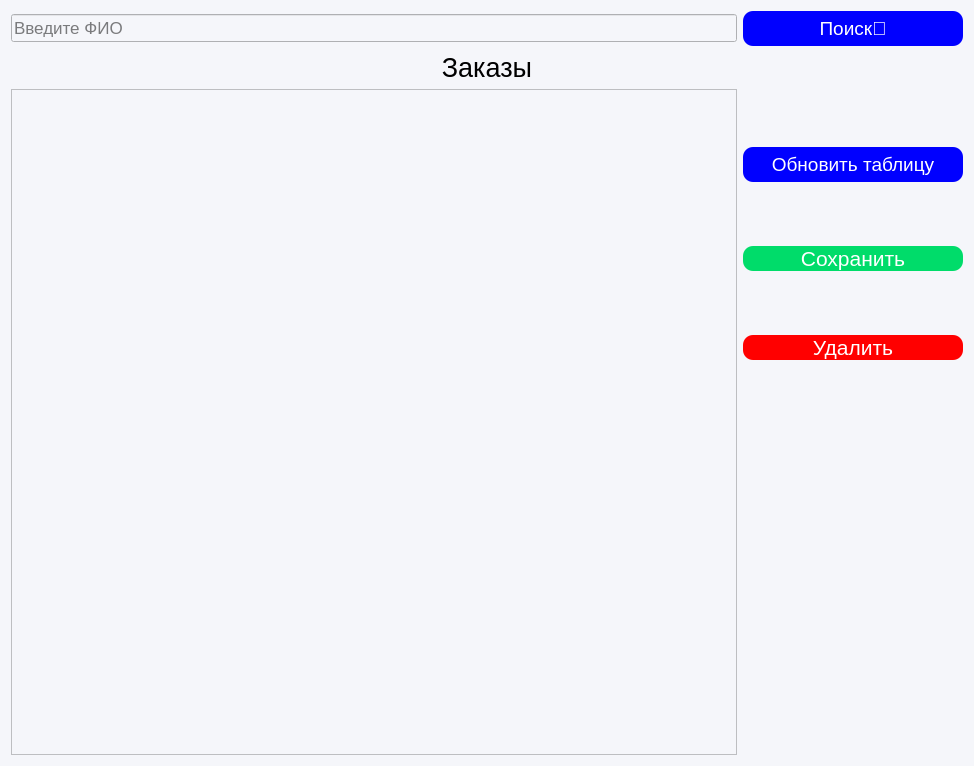
<?xml version="1.0" encoding="UTF-8"?>
<ui version="4.0">
 <class>Form</class>
 <widget class="QWidget" name="Form">
  <property name="geometry">
   <rect>
    <x>0</x>
    <y>0</y>
    <width>974</width>
    <height>766</height>
   </rect>
  </property>
  <property name="windowTitle">
   <string>Form</string>
  </property>
  <property name="styleSheet">
   <string notr="true">background-color: #F5F6FA</string>
  </property>
  <layout class="QGridLayout" name="gridLayout">
   <property name="leftMargin">
    <number>11</number>
   </property>
   <item row="1" column="0" colspan="2">
    <layout class="QHBoxLayout" name="horizontalLayout_2">
     <item>
      <widget class="QLabel" name="label">
       <property name="font">
        <font>
         <pointsize>20</pointsize>
        </font>
       </property>
       <property name="layoutDirection">
        <enum>Qt::LeftToRight</enum>
       </property>
       <property name="text">
        <string>Заказы</string>
       </property>
       <property name="alignment">
        <set>Qt::AlignCenter</set>
       </property>
      </widget>
     </item>
    </layout>
   </item>
   <item row="3" column="0">
    <layout class="QVBoxLayout" name="verticalLayout">
     <item>
      <widget class="QTableView" name="tableView">
       <property name="layoutDirection">
        <enum>Qt::LeftToRight</enum>
       </property>
       <attribute name="horizontalHeaderCascadingSectionResizes">
        <bool>false</bool>
       </attribute>
       <attribute name="horizontalHeaderShowSortIndicator" stdset="0">
        <bool>false</bool>
       </attribute>
      </widget>
     </item>
    </layout>
   </item>
   <item row="3" column="1">
    <layout class="QVBoxLayout" name="verticalLayout_2">
     <property name="bottomMargin">
      <number>50</number>
     </property>
     <item>
      <widget class="QPushButton" name="refresh_btn">
       <property name="minimumSize">
        <size>
         <width>220</width>
         <height>35</height>
        </size>
       </property>
       <property name="palette">
        <palette>
         <active>
          <colorrole role="WindowText">
           <brush brushstyle="SolidPattern">
            <color alpha="255">
             <red>255</red>
             <green>255</green>
             <blue>255</blue>
            </color>
           </brush>
          </colorrole>
          <colorrole role="Button">
           <brush brushstyle="SolidPattern">
            <color alpha="255">
             <red>0</red>
             <green>0</green>
             <blue>255</blue>
            </color>
           </brush>
          </colorrole>
          <colorrole role="Text">
           <brush brushstyle="SolidPattern">
            <color alpha="255">
             <red>255</red>
             <green>255</green>
             <blue>255</blue>
            </color>
           </brush>
          </colorrole>
          <colorrole role="ButtonText">
           <brush brushstyle="SolidPattern">
            <color alpha="255">
             <red>255</red>
             <green>255</green>
             <blue>255</blue>
            </color>
           </brush>
          </colorrole>
          <colorrole role="Base">
           <brush brushstyle="SolidPattern">
            <color alpha="255">
             <red>0</red>
             <green>0</green>
             <blue>255</blue>
            </color>
           </brush>
          </colorrole>
          <colorrole role="Window">
           <brush brushstyle="SolidPattern">
            <color alpha="255">
             <red>0</red>
             <green>0</green>
             <blue>255</blue>
            </color>
           </brush>
          </colorrole>
         </active>
         <inactive>
          <colorrole role="WindowText">
           <brush brushstyle="SolidPattern">
            <color alpha="255">
             <red>255</red>
             <green>255</green>
             <blue>255</blue>
            </color>
           </brush>
          </colorrole>
          <colorrole role="Button">
           <brush brushstyle="SolidPattern">
            <color alpha="255">
             <red>0</red>
             <green>0</green>
             <blue>255</blue>
            </color>
           </brush>
          </colorrole>
          <colorrole role="Text">
           <brush brushstyle="SolidPattern">
            <color alpha="255">
             <red>255</red>
             <green>255</green>
             <blue>255</blue>
            </color>
           </brush>
          </colorrole>
          <colorrole role="ButtonText">
           <brush brushstyle="SolidPattern">
            <color alpha="255">
             <red>255</red>
             <green>255</green>
             <blue>255</blue>
            </color>
           </brush>
          </colorrole>
          <colorrole role="Base">
           <brush brushstyle="SolidPattern">
            <color alpha="255">
             <red>0</red>
             <green>0</green>
             <blue>255</blue>
            </color>
           </brush>
          </colorrole>
          <colorrole role="Window">
           <brush brushstyle="SolidPattern">
            <color alpha="255">
             <red>0</red>
             <green>0</green>
             <blue>255</blue>
            </color>
           </brush>
          </colorrole>
         </inactive>
         <disabled>
          <colorrole role="WindowText">
           <brush brushstyle="SolidPattern">
            <color alpha="255">
             <red>255</red>
             <green>255</green>
             <blue>255</blue>
            </color>
           </brush>
          </colorrole>
          <colorrole role="Button">
           <brush brushstyle="SolidPattern">
            <color alpha="255">
             <red>0</red>
             <green>0</green>
             <blue>255</blue>
            </color>
           </brush>
          </colorrole>
          <colorrole role="Text">
           <brush brushstyle="SolidPattern">
            <color alpha="255">
             <red>255</red>
             <green>255</green>
             <blue>255</blue>
            </color>
           </brush>
          </colorrole>
          <colorrole role="ButtonText">
           <brush brushstyle="SolidPattern">
            <color alpha="255">
             <red>255</red>
             <green>255</green>
             <blue>255</blue>
            </color>
           </brush>
          </colorrole>
          <colorrole role="Base">
           <brush brushstyle="SolidPattern">
            <color alpha="255">
             <red>0</red>
             <green>0</green>
             <blue>255</blue>
            </color>
           </brush>
          </colorrole>
          <colorrole role="Window">
           <brush brushstyle="SolidPattern">
            <color alpha="255">
             <red>0</red>
             <green>0</green>
             <blue>255</blue>
            </color>
           </brush>
          </colorrole>
         </disabled>
        </palette>
       </property>
       <property name="font">
        <font>
         <pointsize>14</pointsize>
        </font>
       </property>
       <property name="styleSheet">
        <string notr="true">#refresh_btn {
   background-color:rgb(0, 0, 255); /* Цвет фона кнопки */
    border-radius: 10px; /* Устанавливаем радиус закругления углов */
    color: white; /* Цвет текста кнопки */
}
#refresh_btn:hover {
                background-color: rgb(0, 0, 158)
}

</string>
       </property>
       <property name="text">
        <string>Обновить таблицу</string>
       </property>
      </widget>
     </item>
     <item>
      <widget class="QPushButton" name="save_btn">
       <property name="palette">
        <palette>
         <active>
          <colorrole role="WindowText">
           <brush brushstyle="SolidPattern">
            <color alpha="255">
             <red>255</red>
             <green>255</green>
             <blue>255</blue>
            </color>
           </brush>
          </colorrole>
          <colorrole role="Button">
           <brush brushstyle="SolidPattern">
            <color alpha="255">
             <red>0</red>
             <green>220</green>
             <blue>106</blue>
            </color>
           </brush>
          </colorrole>
          <colorrole role="Text">
           <brush brushstyle="SolidPattern">
            <color alpha="255">
             <red>255</red>
             <green>255</green>
             <blue>255</blue>
            </color>
           </brush>
          </colorrole>
          <colorrole role="ButtonText">
           <brush brushstyle="SolidPattern">
            <color alpha="255">
             <red>255</red>
             <green>255</green>
             <blue>255</blue>
            </color>
           </brush>
          </colorrole>
          <colorrole role="Base">
           <brush brushstyle="SolidPattern">
            <color alpha="255">
             <red>0</red>
             <green>220</green>
             <blue>106</blue>
            </color>
           </brush>
          </colorrole>
          <colorrole role="Window">
           <brush brushstyle="SolidPattern">
            <color alpha="255">
             <red>0</red>
             <green>220</green>
             <blue>106</blue>
            </color>
           </brush>
          </colorrole>
         </active>
         <inactive>
          <colorrole role="WindowText">
           <brush brushstyle="SolidPattern">
            <color alpha="255">
             <red>255</red>
             <green>255</green>
             <blue>255</blue>
            </color>
           </brush>
          </colorrole>
          <colorrole role="Button">
           <brush brushstyle="SolidPattern">
            <color alpha="255">
             <red>0</red>
             <green>220</green>
             <blue>106</blue>
            </color>
           </brush>
          </colorrole>
          <colorrole role="Text">
           <brush brushstyle="SolidPattern">
            <color alpha="255">
             <red>255</red>
             <green>255</green>
             <blue>255</blue>
            </color>
           </brush>
          </colorrole>
          <colorrole role="ButtonText">
           <brush brushstyle="SolidPattern">
            <color alpha="255">
             <red>255</red>
             <green>255</green>
             <blue>255</blue>
            </color>
           </brush>
          </colorrole>
          <colorrole role="Base">
           <brush brushstyle="SolidPattern">
            <color alpha="255">
             <red>0</red>
             <green>220</green>
             <blue>106</blue>
            </color>
           </brush>
          </colorrole>
          <colorrole role="Window">
           <brush brushstyle="SolidPattern">
            <color alpha="255">
             <red>0</red>
             <green>220</green>
             <blue>106</blue>
            </color>
           </brush>
          </colorrole>
         </inactive>
         <disabled>
          <colorrole role="WindowText">
           <brush brushstyle="SolidPattern">
            <color alpha="255">
             <red>255</red>
             <green>255</green>
             <blue>255</blue>
            </color>
           </brush>
          </colorrole>
          <colorrole role="Button">
           <brush brushstyle="SolidPattern">
            <color alpha="255">
             <red>0</red>
             <green>220</green>
             <blue>106</blue>
            </color>
           </brush>
          </colorrole>
          <colorrole role="Text">
           <brush brushstyle="SolidPattern">
            <color alpha="255">
             <red>255</red>
             <green>255</green>
             <blue>255</blue>
            </color>
           </brush>
          </colorrole>
          <colorrole role="ButtonText">
           <brush brushstyle="SolidPattern">
            <color alpha="255">
             <red>255</red>
             <green>255</green>
             <blue>255</blue>
            </color>
           </brush>
          </colorrole>
          <colorrole role="Base">
           <brush brushstyle="SolidPattern">
            <color alpha="255">
             <red>0</red>
             <green>220</green>
             <blue>106</blue>
            </color>
           </brush>
          </colorrole>
          <colorrole role="Window">
           <brush brushstyle="SolidPattern">
            <color alpha="255">
             <red>0</red>
             <green>220</green>
             <blue>106</blue>
            </color>
           </brush>
          </colorrole>
         </disabled>
        </palette>
       </property>
       <property name="font">
        <font>
         <pointsize>16</pointsize>
        </font>
       </property>
       <property name="styleSheet">
        <string notr="true">#save_btn {
   background-color:rgb(0, 220, 106); /* Цвет фона кнопки */
    border-radius: 10px; /* Устанавливаем радиус закругления углов */
    color: white; /* Цвет текста кнопки */
}
#save_btn:hover {
                background-color:rgb(0, 152, 0)
}
#save_btn:pressed {
	background-color: rgb(0, 132, 0)
}



</string>
       </property>
       <property name="text">
        <string>Сохранить</string>
       </property>
      </widget>
     </item>
     <item>
      <widget class="QPushButton" name="delete_btn">
       <property name="palette">
        <palette>
         <active>
          <colorrole role="WindowText">
           <brush brushstyle="SolidPattern">
            <color alpha="255">
             <red>255</red>
             <green>255</green>
             <blue>255</blue>
            </color>
           </brush>
          </colorrole>
          <colorrole role="Button">
           <brush brushstyle="SolidPattern">
            <color alpha="255">
             <red>255</red>
             <green>0</green>
             <blue>0</blue>
            </color>
           </brush>
          </colorrole>
          <colorrole role="Text">
           <brush brushstyle="SolidPattern">
            <color alpha="255">
             <red>255</red>
             <green>255</green>
             <blue>255</blue>
            </color>
           </brush>
          </colorrole>
          <colorrole role="ButtonText">
           <brush brushstyle="SolidPattern">
            <color alpha="255">
             <red>255</red>
             <green>255</green>
             <blue>255</blue>
            </color>
           </brush>
          </colorrole>
          <colorrole role="Base">
           <brush brushstyle="SolidPattern">
            <color alpha="255">
             <red>255</red>
             <green>0</green>
             <blue>0</blue>
            </color>
           </brush>
          </colorrole>
          <colorrole role="Window">
           <brush brushstyle="SolidPattern">
            <color alpha="255">
             <red>255</red>
             <green>0</green>
             <blue>0</blue>
            </color>
           </brush>
          </colorrole>
         </active>
         <inactive>
          <colorrole role="WindowText">
           <brush brushstyle="SolidPattern">
            <color alpha="255">
             <red>255</red>
             <green>255</green>
             <blue>255</blue>
            </color>
           </brush>
          </colorrole>
          <colorrole role="Button">
           <brush brushstyle="SolidPattern">
            <color alpha="255">
             <red>255</red>
             <green>0</green>
             <blue>0</blue>
            </color>
           </brush>
          </colorrole>
          <colorrole role="Text">
           <brush brushstyle="SolidPattern">
            <color alpha="255">
             <red>255</red>
             <green>255</green>
             <blue>255</blue>
            </color>
           </brush>
          </colorrole>
          <colorrole role="ButtonText">
           <brush brushstyle="SolidPattern">
            <color alpha="255">
             <red>255</red>
             <green>255</green>
             <blue>255</blue>
            </color>
           </brush>
          </colorrole>
          <colorrole role="Base">
           <brush brushstyle="SolidPattern">
            <color alpha="255">
             <red>255</red>
             <green>0</green>
             <blue>0</blue>
            </color>
           </brush>
          </colorrole>
          <colorrole role="Window">
           <brush brushstyle="SolidPattern">
            <color alpha="255">
             <red>255</red>
             <green>0</green>
             <blue>0</blue>
            </color>
           </brush>
          </colorrole>
         </inactive>
         <disabled>
          <colorrole role="WindowText">
           <brush brushstyle="SolidPattern">
            <color alpha="255">
             <red>255</red>
             <green>255</green>
             <blue>255</blue>
            </color>
           </brush>
          </colorrole>
          <colorrole role="Button">
           <brush brushstyle="SolidPattern">
            <color alpha="255">
             <red>255</red>
             <green>0</green>
             <blue>0</blue>
            </color>
           </brush>
          </colorrole>
          <colorrole role="Text">
           <brush brushstyle="SolidPattern">
            <color alpha="255">
             <red>255</red>
             <green>255</green>
             <blue>255</blue>
            </color>
           </brush>
          </colorrole>
          <colorrole role="ButtonText">
           <brush brushstyle="SolidPattern">
            <color alpha="255">
             <red>255</red>
             <green>255</green>
             <blue>255</blue>
            </color>
           </brush>
          </colorrole>
          <colorrole role="Base">
           <brush brushstyle="SolidPattern">
            <color alpha="255">
             <red>255</red>
             <green>0</green>
             <blue>0</blue>
            </color>
           </brush>
          </colorrole>
          <colorrole role="Window">
           <brush brushstyle="SolidPattern">
            <color alpha="255">
             <red>255</red>
             <green>0</green>
             <blue>0</blue>
            </color>
           </brush>
          </colorrole>
         </disabled>
        </palette>
       </property>
       <property name="font">
        <font>
         <pointsize>16</pointsize>
        </font>
       </property>
       <property name="styleSheet">
        <string notr="true">#delete_btn {
   background-color: rgb(255, 0, 0); /* Цвет фона кнопки */
    border-radius: 10px; /* Устанавливаем радиус закругления углов */
    color: white; /* Цвет текста кнопки */
}
#delete_btn:hover {
                background-color: rgb(200, 0, 0)
}


</string>
       </property>
       <property name="text">
        <string>Удалить</string>
       </property>
      </widget>
     </item>
     <item>
      <widget class="QLabel" name="error_label">
       <property name="minimumSize">
        <size>
         <width>35</width>
         <height>220</height>
        </size>
       </property>
       <property name="maximumSize">
        <size>
         <width>16777215</width>
         <height>22</height>
        </size>
       </property>
       <property name="font">
        <font>
         <pointsize>10</pointsize>
        </font>
       </property>
       <property name="styleSheet">
        <string notr="true">color: rgb(255, 0, 0)</string>
       </property>
       <property name="text">
        <string/>
       </property>
       <property name="alignment">
        <set>Qt::AlignCenter</set>
       </property>
       <property name="wordWrap">
        <bool>true</bool>
       </property>
      </widget>
     </item>
    </layout>
   </item>
   <item row="0" column="0">
    <widget class="QLineEdit" name="name_edit">
     <property name="minimumSize">
      <size>
       <width>0</width>
       <height>0</height>
      </size>
     </property>
     <property name="font">
      <font>
       <family>MS Shell Dlg 2</family>
       <pointsize>13</pointsize>
      </font>
     </property>
     <property name="styleSheet">
      <string notr="true">#model_edit {
    border-radius: 10px; /* Устанавливаем радиус закругления углов */
    background-color: rgb(255, 255, 255); /* Цвет фона */
}
</string>
     </property>
     <property name="text">
      <string/>
     </property>
     <property name="placeholderText">
      <string>Введите ФИО</string>
     </property>
    </widget>
   </item>
   <item row="0" column="1">
    <widget class="QPushButton" name="search_client_btn">
     <property name="minimumSize">
      <size>
       <width>220</width>
       <height>35</height>
      </size>
     </property>
     <property name="palette">
      <palette>
       <active>
        <colorrole role="WindowText">
         <brush brushstyle="SolidPattern">
          <color alpha="255">
           <red>255</red>
           <green>255</green>
           <blue>255</blue>
          </color>
         </brush>
        </colorrole>
        <colorrole role="Button">
         <brush brushstyle="SolidPattern">
          <color alpha="255">
           <red>0</red>
           <green>0</green>
           <blue>255</blue>
          </color>
         </brush>
        </colorrole>
        <colorrole role="Text">
         <brush brushstyle="SolidPattern">
          <color alpha="255">
           <red>255</red>
           <green>255</green>
           <blue>255</blue>
          </color>
         </brush>
        </colorrole>
        <colorrole role="ButtonText">
         <brush brushstyle="SolidPattern">
          <color alpha="255">
           <red>255</red>
           <green>255</green>
           <blue>255</blue>
          </color>
         </brush>
        </colorrole>
        <colorrole role="Base">
         <brush brushstyle="SolidPattern">
          <color alpha="255">
           <red>0</red>
           <green>0</green>
           <blue>255</blue>
          </color>
         </brush>
        </colorrole>
        <colorrole role="Window">
         <brush brushstyle="SolidPattern">
          <color alpha="255">
           <red>0</red>
           <green>0</green>
           <blue>255</blue>
          </color>
         </brush>
        </colorrole>
       </active>
       <inactive>
        <colorrole role="WindowText">
         <brush brushstyle="SolidPattern">
          <color alpha="255">
           <red>255</red>
           <green>255</green>
           <blue>255</blue>
          </color>
         </brush>
        </colorrole>
        <colorrole role="Button">
         <brush brushstyle="SolidPattern">
          <color alpha="255">
           <red>0</red>
           <green>0</green>
           <blue>255</blue>
          </color>
         </brush>
        </colorrole>
        <colorrole role="Text">
         <brush brushstyle="SolidPattern">
          <color alpha="255">
           <red>255</red>
           <green>255</green>
           <blue>255</blue>
          </color>
         </brush>
        </colorrole>
        <colorrole role="ButtonText">
         <brush brushstyle="SolidPattern">
          <color alpha="255">
           <red>255</red>
           <green>255</green>
           <blue>255</blue>
          </color>
         </brush>
        </colorrole>
        <colorrole role="Base">
         <brush brushstyle="SolidPattern">
          <color alpha="255">
           <red>0</red>
           <green>0</green>
           <blue>255</blue>
          </color>
         </brush>
        </colorrole>
        <colorrole role="Window">
         <brush brushstyle="SolidPattern">
          <color alpha="255">
           <red>0</red>
           <green>0</green>
           <blue>255</blue>
          </color>
         </brush>
        </colorrole>
       </inactive>
       <disabled>
        <colorrole role="WindowText">
         <brush brushstyle="SolidPattern">
          <color alpha="255">
           <red>255</red>
           <green>255</green>
           <blue>255</blue>
          </color>
         </brush>
        </colorrole>
        <colorrole role="Button">
         <brush brushstyle="SolidPattern">
          <color alpha="255">
           <red>0</red>
           <green>0</green>
           <blue>255</blue>
          </color>
         </brush>
        </colorrole>
        <colorrole role="Text">
         <brush brushstyle="SolidPattern">
          <color alpha="255">
           <red>255</red>
           <green>255</green>
           <blue>255</blue>
          </color>
         </brush>
        </colorrole>
        <colorrole role="ButtonText">
         <brush brushstyle="SolidPattern">
          <color alpha="255">
           <red>255</red>
           <green>255</green>
           <blue>255</blue>
          </color>
         </brush>
        </colorrole>
        <colorrole role="Base">
         <brush brushstyle="SolidPattern">
          <color alpha="255">
           <red>0</red>
           <green>0</green>
           <blue>255</blue>
          </color>
         </brush>
        </colorrole>
        <colorrole role="Window">
         <brush brushstyle="SolidPattern">
          <color alpha="255">
           <red>0</red>
           <green>0</green>
           <blue>255</blue>
          </color>
         </brush>
        </colorrole>
       </disabled>
      </palette>
     </property>
     <property name="font">
      <font>
       <pointsize>14</pointsize>
      </font>
     </property>
     <property name="styleSheet">
      <string notr="true">#search_client_btn {
   background-color:rgb(0, 0, 255); /* Цвет фона кнопки */
    border-radius: 10px; /* Устанавливаем радиус закругления углов */
    color: white; /* Цвет текста кнопки */
}
#search_client_btn:hover {
                background-color: rgb(0, 0, 158)
}

</string>
     </property>
     <property name="text">
      <string>Поиск🔎</string>
     </property>
    </widget>
   </item>
  </layout>
 </widget>
 <resources/>
 <connections/>
</ui>
